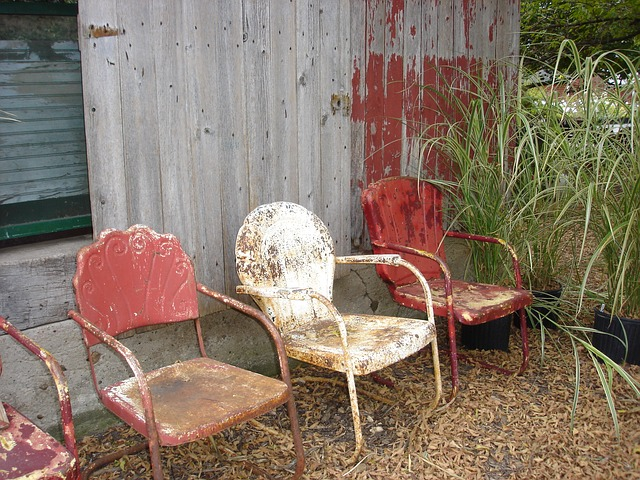
#> input picture 3.jpg, 640 x 480 px
$ python CHP-6JoiningImages.py
#> lines starting #> are read from the running program, lines starting #| are printed output that depends on the picture
# Joining Images Together
import cv2
import numpy as np

img = cv2.imread("3.jpg")
#> img is the input picture: shape (480, 640, 3); mean B, G, R 102.9, 118.2, 135

hor = np.hstack((img, img))
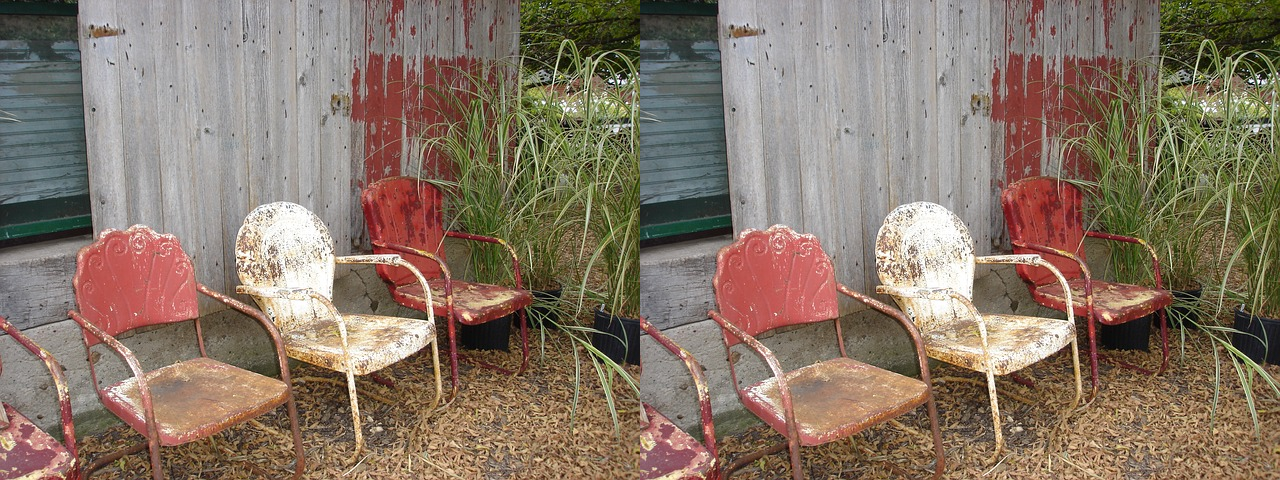
#> hor: shape (480, 1280, 3); mean B, G, R 102.9, 118.2, 135
ver = np.vstack((img, img))
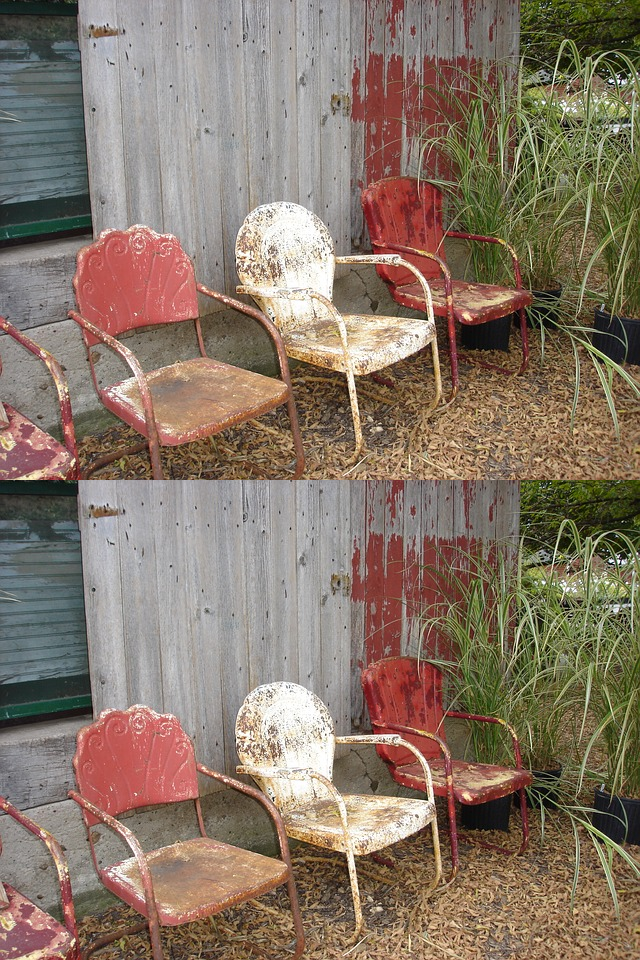
#> ver: shape (960, 640, 3); mean B, G, R 102.9, 118.2, 135

cv2.imshow("image", hor)
cv2.imshow("v image", img)
cv2.waitKey(0)

$ run again, with 10.jpg copied over 3.jpg
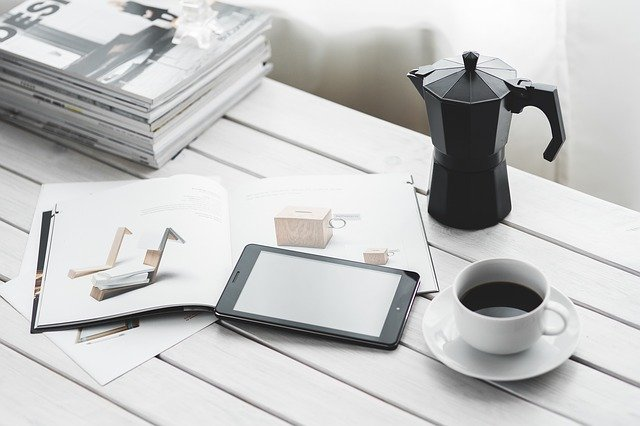
#> input picture 10.jpg, 640 x 426 px
#> img is the input picture: shape (426, 640, 3); mean B, G, R 195.3, 195.8, 195.3
#> `hor = np.hstack((img, img))`:
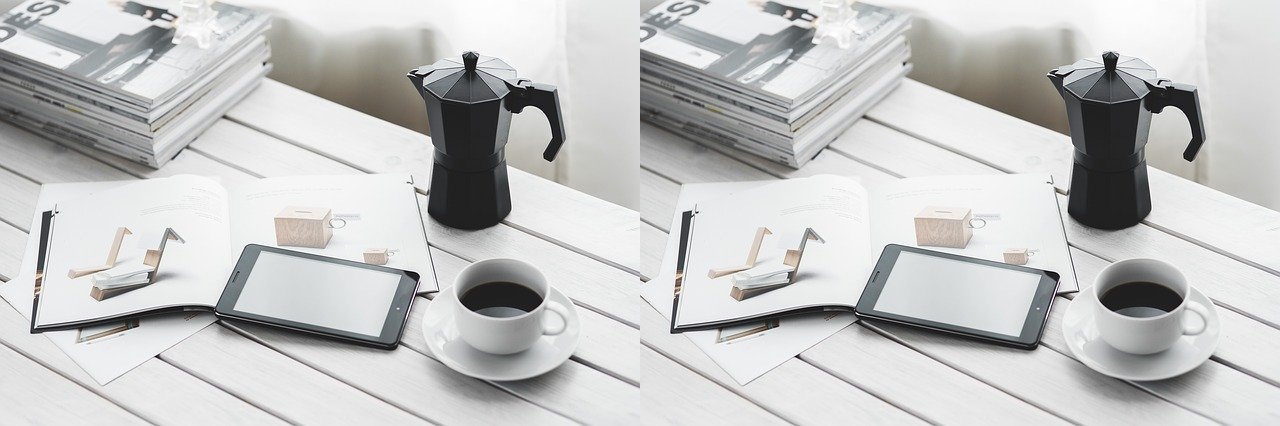
#> hor: shape (426, 1280, 3); mean B, G, R 195.3, 195.8, 195.3
#> `ver = np.vstack((img, img))`:
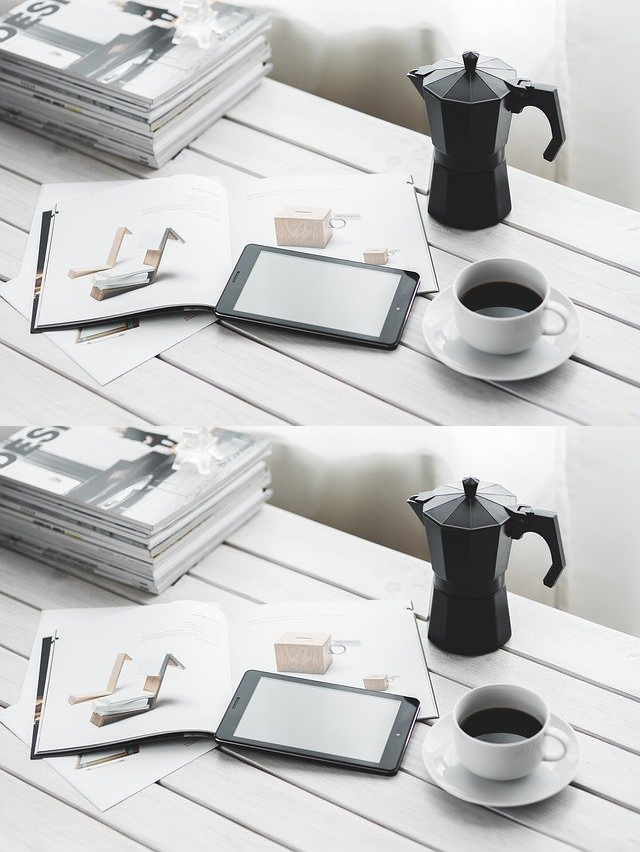
#> ver: shape (852, 640, 3); mean B, G, R 195.3, 195.8, 195.3

$ run again, with 2.jpg copied over 3.jpg
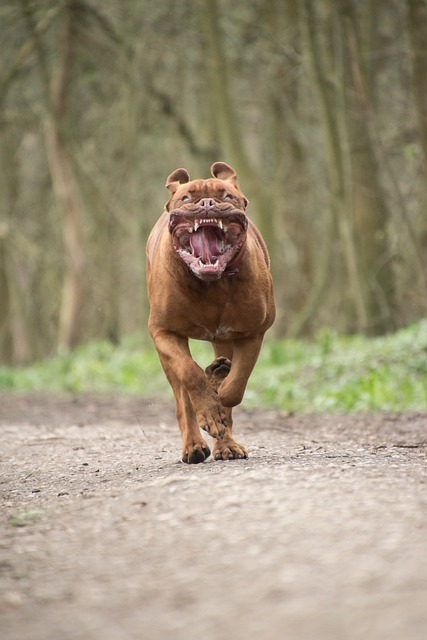
#> input picture 2.jpg, 427 x 640 px
#> img is the input picture: shape (640, 427, 3); mean B, G, R 121.8, 146.5, 156.9
#> `hor = np.hstack((img, img))`:
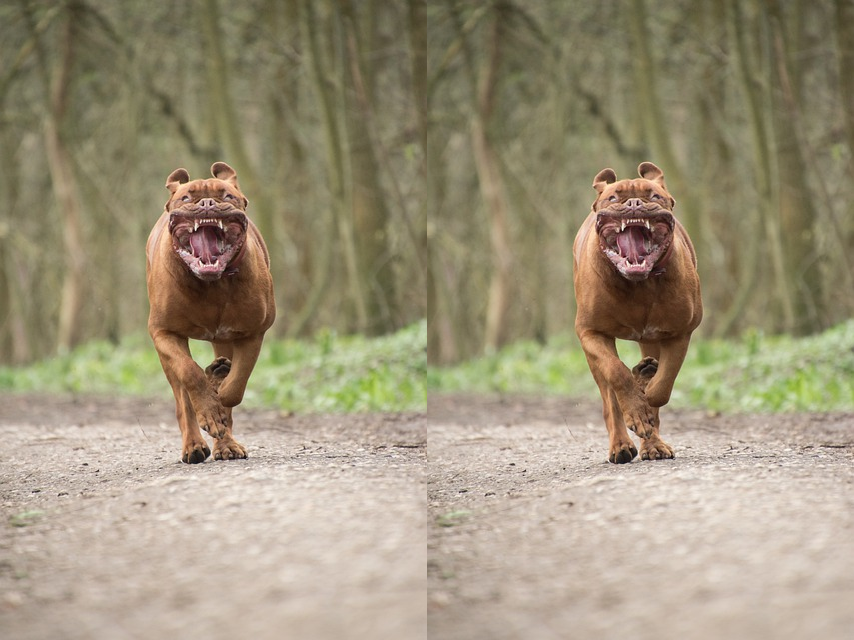
#> hor: shape (640, 854, 3); mean B, G, R 121.8, 146.5, 156.9
#> `ver = np.vstack((img, img))`:
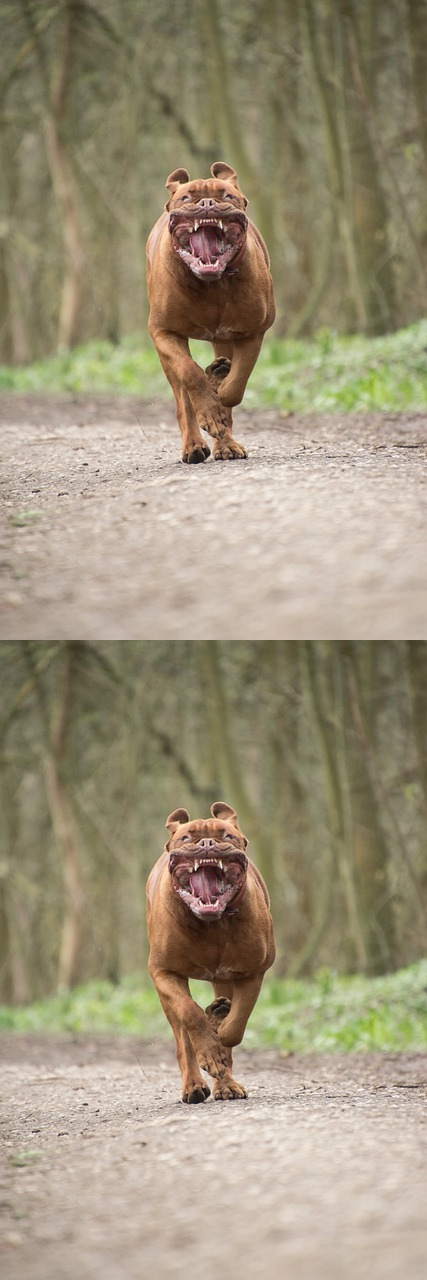
#> ver: shape (1280, 427, 3); mean B, G, R 121.8, 146.5, 156.9

$ run again, with 4.jpg copied over 3.jpg
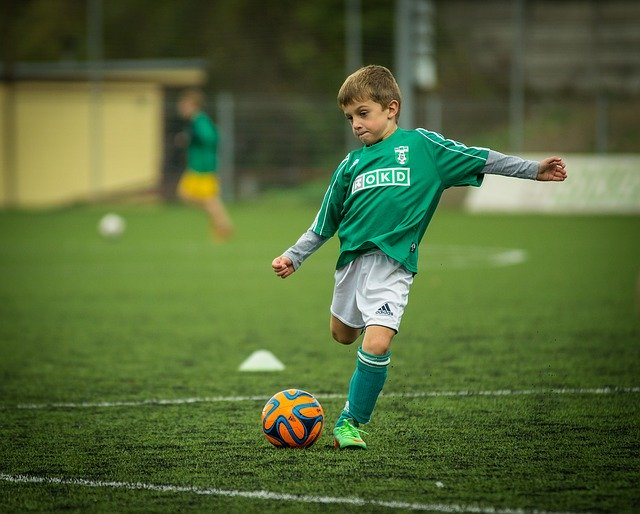
#> input picture 4.jpg, 640 x 514 px
#> img is the input picture: shape (514, 640, 3); mean B, G, R 55.8, 103.3, 83.6
#> `hor = np.hstack((img, img))`:
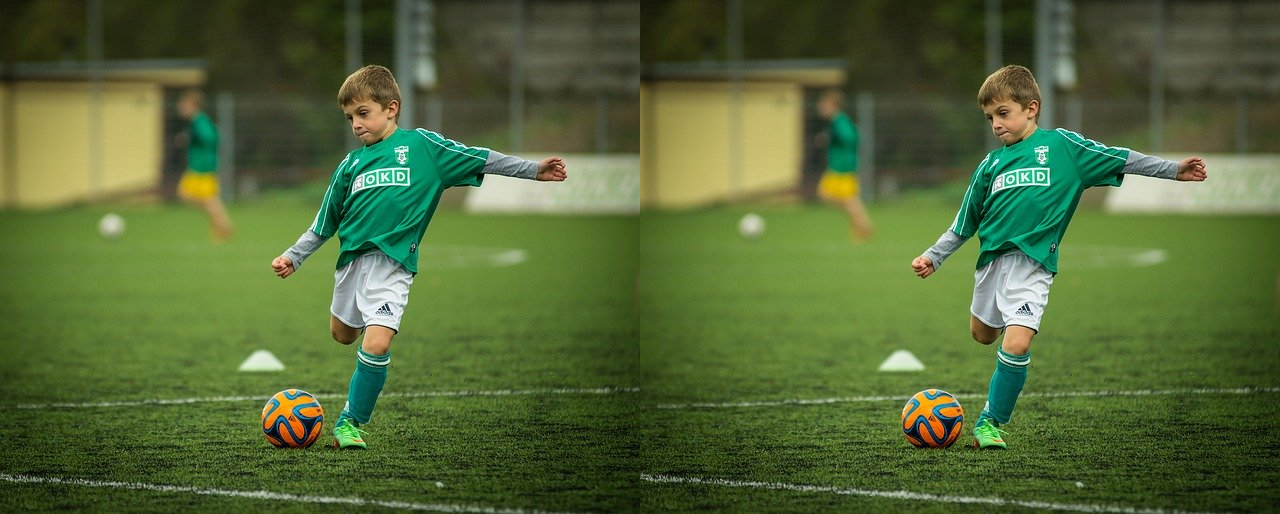
#> hor: shape (514, 1280, 3); mean B, G, R 55.8, 103.3, 83.6
#> `ver = np.vstack((img, img))`:
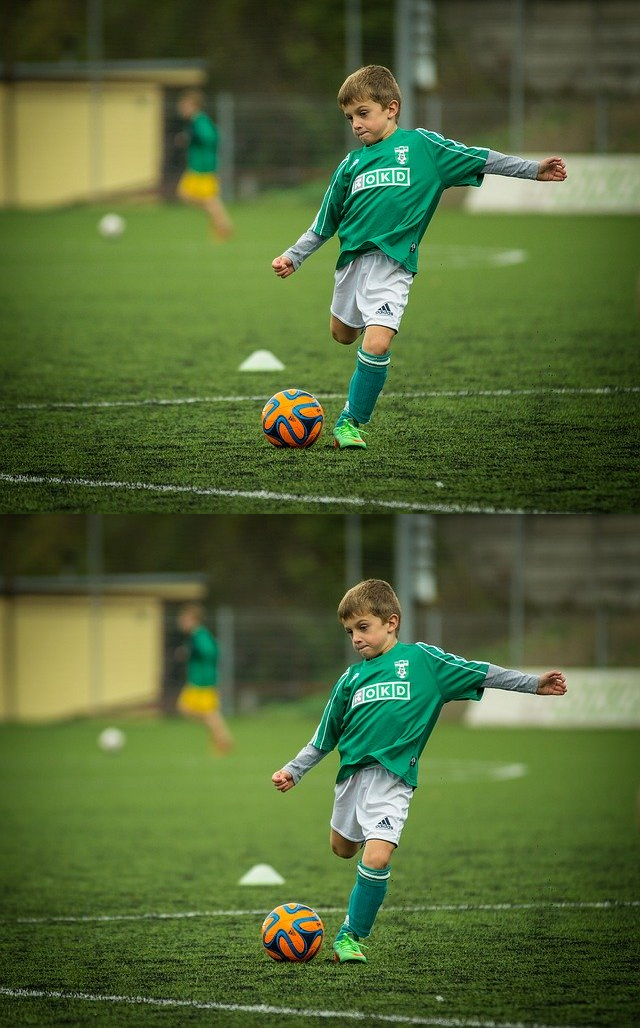
#> ver: shape (1028, 640, 3); mean B, G, R 55.8, 103.3, 83.6
